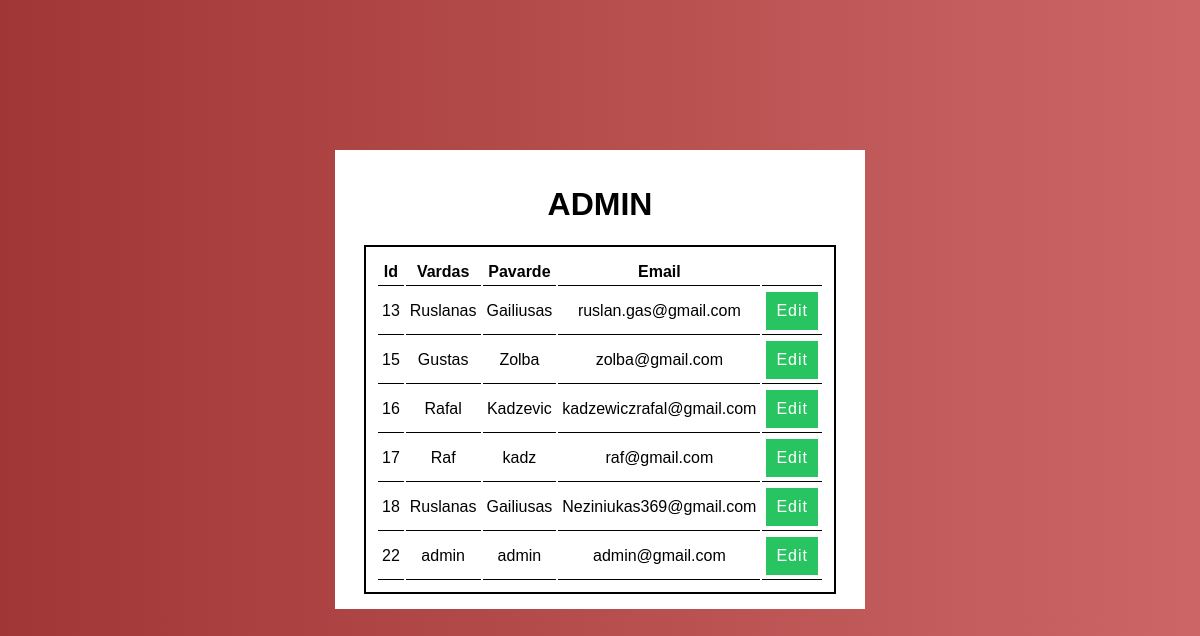
The app's page /admin.php with its own data.
### tables this page shows
CREATE TABLE `users` (
  `id` int(11) NOT NULL,
  `username` varchar(100) NOT NULL,
  `lastname` varchar(100) NOT NULL,
  `email` varchar(100) NOT NULL,
  `password` varchar(100) NOT NULL,
  `avatar` varchar(100) NOT NULL,
  `profession` varchar(100) NOT NULL,
  `dkey` varchar(50) DEFAULT NULL,
  `card_id` int(100) NOT NULL
);

### admin.php (the view, shortened to what this page needs)
<!doctype html>
<html lang="en">
<head>
  <link rel="stylesheet" href="admin.css">
</head>
<body>
    <div class="container">
        <div class="admin-page">
            <h1>ADMIN</h1>
            <?php
                require_once "connect.php";
                $mysqli = new mysqli($host,$db_user,$db_password, $db_name);
                $sql = "SELECT * FROM users";
                if($result = $mysqli->query($sql))
                {
                    if($result->num_rows>0)
                    {
                        echo '<table class="">';
                        echo "<tr><td><b>Id</b></td><td><b>Vardas</b></td><td><b>Pavarde</b></td><td><b>Email</b></td><td></td></tr>";
                        while($row=$result->fetch_assoc())
                        {
                            echo "<tr><td>".$row['id']."</td><td>".$row['username']."</td><td>".$row['lastname']."</td><td>".$row['email']."<td><a target='_blank' href='edit.php?id=".$row['id']."'>Edit</a></td>";
                        }
                        echo "</table>";
                    }
                }
                else {
                    echo "Klaida su DB!";
                }
                ?>
        </div>
    </div>
</body>
</html>

### admin.css (style rules this page uses)
body { background: #76b852; background: -webkit-linear-gradient(right, #cc6666, #a13636); background: -moz-linear-gradient(right, #cc6666, #a13636); background: -o-linear-gradient(right, #cc6666, #a13636); background: linear-gradient(to left, #cc6666, #a13636); font-family: Arial, Helvetica, sans-serif; }
table { padding: 10px; border: 2px solid black; background-color: white; margin: auto; }
table td, tr { padding: 4px; }
table td { border-bottom: 1px solid black; }
.admin-page { width: 500px; margin: auto; margin-top: 150px; text-align: center; background-color: white; padding: 15px; }
a { letter-spacing: 1px; text-decoration: none; color: white; display: block; background-color: #29C462; padding: 10px; }

### records on screen
users: id "13", username "Ruslanas", lastname "Gailiusas", email "ruslan.gas@gmail.com"
users: id "15", username "Gustas", lastname "Zolba", email "zolba@gmail.com"
users: id "16", username "Rafal", lastname "Kadzevic", email "kadzewiczrafal@gmail.com"
users: id "17", username "Raf", lastname "kadz", email "raf@gmail.com"
users: id "18", username "Ruslanas", lastname "Gailiusas", email "Neziniukas369@gmail.com"
users: id "22", username "admin", lastname "admin", email "admin@gmail.com"
